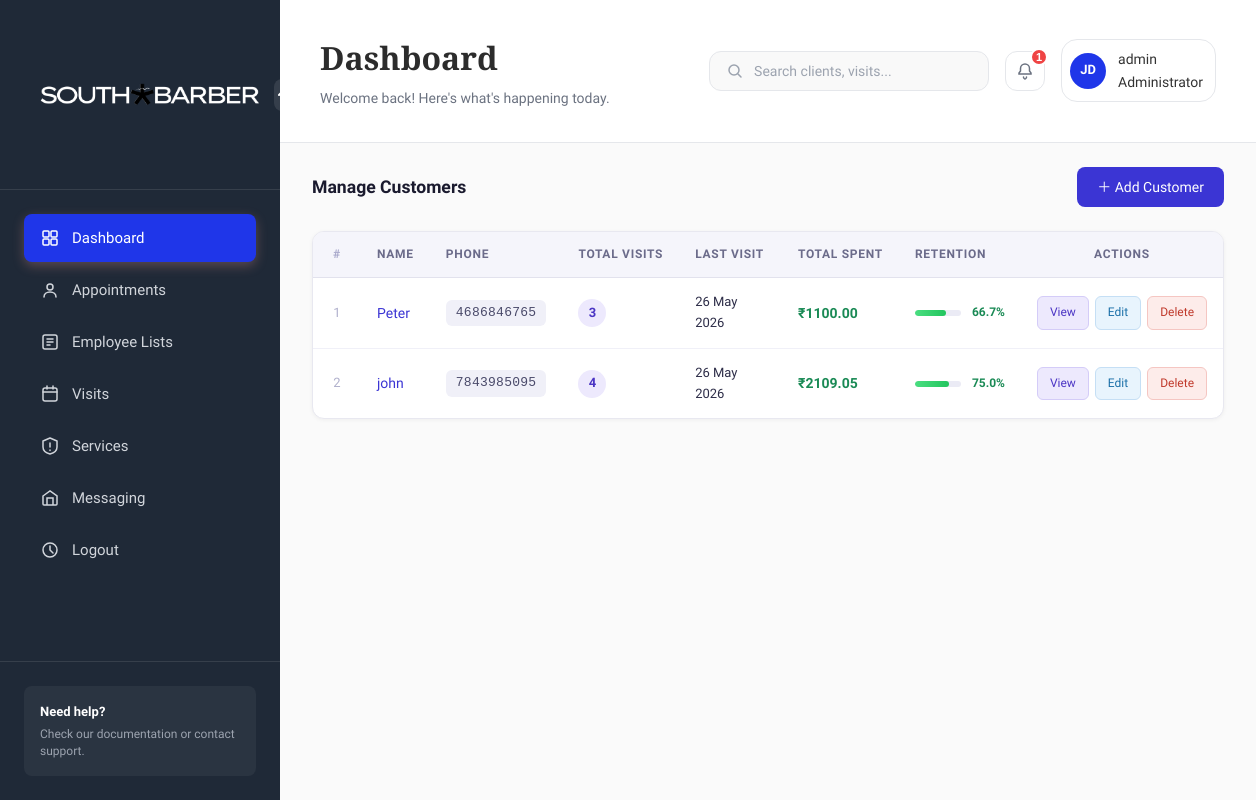
Page /adminsection/customerlist/ (signed in) on the committed database.
### adminsection/models.py (models this page shows, shortened)
class User(AbstractUser):
    ROLE_CHOICES = (
        ('ADMIN', 'Admin'),
        ('MANAGER', 'Manager'),
        ('EMPLOYEE', 'Employee'),
        ('CUSTOMER', 'Customer'),
    )
    Role = models.CharField(max_length=20, choices=ROLE_CHOICES)
    Store = models.ForeignKey(Store, on_delete=models.SET_NULL, null=True, blank=True)

class Customer(models.Model):
    PhoneID = models.UUIDField(primary_key=True, default=uuid.uuid4)
    PhoneNumber = models.CharField(max_length=15, unique=True)
    Name = models.CharField(max_length=150)
    Note = models.TextField(blank=True)
    CreateDate = models.DateTimeField(auto_now_add=True)
    UpdateDate = models.DateTimeField(auto_now=True)
    @property
    def total_visits(self):
        return self.visits.count()
    @property
    def return_visits(self):
        return max(self.visits.count() - 1, 0)
    @property
    def retention_rate(self):
        total = self.total_visits
        if total <= 1:
            return 0.0
        return round((self.return_visits / total) * 100, 1)
    @property
    def last_visit(self):
        visit = self.visits.order_by('-VisitDate').first()
        return visit.VisitDate if visit else None
    @property
    def total_spent(self):
        return sum(v.final_amount for v in self.visits.all())

class Visit(models.Model):
    DISCOUNT_TYPE_CHOICES = (
        ('PERCENT', 'Percentage (%)'),
        ('AMOUNT', 'Fixed Amount (₹)'),
    )
    Customer = models.ForeignKey(
        Customer,
        on_delete=models.CASCADE,
        related_name='visits'
    )
    VisitDate = models.DateTimeField(default=timezone.now)
    BillAmount = models.DecimalField(max_digits=10, decimal_places=2)
    DiscountType = models.CharField(
        max_length=10,
        choices=DISCOUNT_TYPE_CHOICES,
        default='PERCENT'
    )
    DiscountValue = models.DecimalField(
        max_digits=10,
        decimal_places=2,
        default=0,
        help_text="Enter % value or flat ₹ amount depending on DiscountType"
    )
    Note = models.TextField(blank=True)
    class Meta:
        ordering = ['-VisitDate']
    @property
    def discount_amount(self):
        if self.DiscountType == 'PERCENT':
            return round(self.BillAmount * self.DiscountValue / 100, 2)
        return self.DiscountValue  # already a flat amount
    @property
    def final_amount(self):
        return max(self.BillAmount - self.discount_amount, 0)

### adminsection/views.py (the view)
# urls.py: path('customerlist/', views.customerlist, name='customerlist'),
@staff_member_required
def customerlist(request):
    CustomerList = Customer.objects.order_by('-CreateDate')
    letters = list(string.ascii_uppercase)
    customers_with_letters = []
    for i, customer in enumerate(CustomerList):
        letter_id = letters[i % 26]
        customers_with_letters.append({
            'customer': customer,
            'letter_id': letter_id
        })
    return render(request, 'adminsection/customer-list.html', {'customers_with_letters': customers_with_letters})

### templates/adminsection/customer-list.html (shortened to what this page needs)
{% extends 'adminsection/base.html' %}
{% load static %}
{% block content %}
<div id="page-wrapper">
  <div class="main-page">
    <div class="customers-wrapper">
      <div class="customers-header">
        <h3>Manage Customers</h3>
        <a href="{% url 'addcustomer' %}" class="btn-add-customer">
          ＋ Add Customer
        </a>
      </div>
      <div class="customers-table-card">
        <table class="customers-table">
          <thead>
            <tr>
              <th>#</th>
              <th>Name</th>
              <th>Phone</th>
              <th>Total Visits</th>
              <th>Last Visit</th>
              <th>Total Spent</th>
              <th>Retention</th>
              <th style="text-align:center;">Actions</th>
            </tr>
          </thead>
          <tbody>
            {% for item in customers_with_letters %}
            <tr>
              <td>{{ forloop.counter }}</td>
              <td>
                <a href="{% url 'customer_detail' item.customer.PhoneID %}" class="customer-name-link">
                  {{ item.customer.Name }}
                </a>
              </td>
              <td>
                <span class="phone-badge">{{ item.customer.PhoneNumber }}</span>
              </td>
              <td>
                <span class="visits-pill">{{ item.customer.total_visits }}</span>
              </td>
              <td class="date-cell">
                {% if item.customer.last_visit %}
                  {{ item.customer.last_visit|date:"d M Y" }}
                {% else %}
                  <span style="color:#c0c0d8;">—</span>
                {% endif %}
              </td>
              <td>
                <span class="spent-amount">₹{{ item.customer.total_spent }}</span>
              </td>
              <td>
                <div class="retention-bar-wrap">
                  <div class="retention-bar">
                    <div class="retention-fill" style="width: {{ item.customer.retention_rate }}%;"></div>
                  </div>
                  <span class="retention-label">{{ item.customer.retention_rate }}%</span>
                </div>
              </td>
              <td>
                <div class="action-cell" style="justify-content:center;">
                  <a href="{% url 'customer_detail' item.customer.PhoneID %}" class="btn-view">
                    View
                  </a>
                  <a href="{% url 'editcustomer' item.customer.PhoneID %}" class="btn-edit">
                    Edit
                  </a>
                  <a href="{% url 'deletecustomer' item.customer.PhoneID %}"
                     class="btn-delete"
                     onclick="return confirm('Delete this customer?');">
                    Delete
                  </a>
                </div>
              </td>
            </tr>
            {% empty %}
            <tr>
              <td colspan="8" class="empty-state">No customers found. Add your first customer to get started.</td>
            </tr>
            {% endfor %}
          </tbody>
        </table>
      </div>
    </div>
  </div>
</div>
{% endblock %}

### templates/adminsection/base.html (shortened to what this page needs)
{% load static %}
<!DOCTYPE html>
<html lang="en">
<head>
    <link rel="stylesheet" href="{% static 'css/styles.css' %}">
</head>
<body>
    <html class="app-container">
        <aside class="sidebar">
            <div class="sidebar-header">
                <div class="logo">
                    <img src="{% static 'images/SOUTH BARBER LOGO.png' %}" alt="South Barber Logo" style="width:250px; height:125px;">
                </div>
                <button class="sidebar-toggle">
                    <svg width="20" height="20" viewBox="0 0 20 20" fill="none">
                        <path d="M15 10L10 5L5 10" stroke="currentColor" stroke-width="2" stroke-linecap="round"/>
                    </svg>
                </button>
            </div>
            <nav class="sidebar-nav">
                <a href="{% url 'dashboard' %}" class="nav-item active">
                    <span>Dashboard</span>
                </a>
                <a href="{% url 'allappointment' %}" class="nav-item">
                    <svg width="20" height="20" viewBox="0 0 20 20" fill="none">
                        <circle cx="10" cy="7" r="3" stroke="currentColor" stroke-width="1.5"/>
                        <path d="M4 17C4 14 6.5 12 10 12C13.5 12 16 14 16 17" stroke="currentColor" stroke-width="1.5" stroke-linecap="round"/>
                    </svg>
                    <span>Appointments</span>
                </a>
                <a href="{% url 'employeelist' %}" class="nav-item">
                    <svg width="20" height="20" viewBox="0 0 20 20" fill="none">
                        <rect x="3" y="3" width="14" height="14" rx="2" stroke="currentColor" stroke-width="1.5"/>
                        <path d="M7 7H13M7 10H13M7 13H10" stroke="currentColor" stroke-width="1.5" stroke-linecap="round"/>
                    </svg>
                    <span>Employee Lists</span>
                </a>
                <a href="{% url 'customerlist' %}" class="nav-item">
                    <svg width="20" height="20" viewBox="0 0 20 20" fill="none">
                        <rect x="3" y="4" width="14" height="13" rx="2" stroke="currentColor" stroke-width="1.5"/>
                        <path d="M7 2V5M13 2V5M3 8H17" stroke="currentColor" stroke-width="1.5" stroke-linecap="round"/>
                    </svg>
                    <span>Visits</span>
                </a>
                <a href="{% url 'manageservices' %}" class="nav-item">
                    <svg width="20" height="20" viewBox="0 0 20 20" fill="none">
                        <path d="M3 5L10 2L17 5V11C17 14.5 14 17 10 18C6 17 3 14.5 3 11V5Z" stroke="currentColor" stroke-width="1.5" stroke-linejoin="round"/>
                        <path d="M10 7V11M10 14V14.5" stroke="currentColor" stroke-width="1.5" stroke-linecap="round"/>
                    </svg>
                    <span>Services</span>
                </a>
                <a href="#" class="nav-item">
                    <svg width="20" height="20" viewBox="0 0 20 20" fill="none">
                        <path d="M3 8L10 3L17 8V16C17 16.5 16.5 17 16 17H4C3.5 17 3 16.5 3 16V8Z" stroke="currentColor" stroke-width="1.5"/>
                        <path d="M13 17V10H7V17" stroke="currentColor" stroke-width="1.5"/>
                    </svg>
                    <span>Messaging</span>
                </a>
                <a href="{% url 'logout' %}" class="nav-item">
                    <svg width="20" height="20" viewBox="0 0 20 20" fill="none">
                        <circle cx="10" cy="10" r="7" stroke="currentColor" stroke-width="1.5"/>
                        <path d="M10 6V10L13 13" stroke="currentColor" stroke-width="1.5" stroke-linecap="round"/>
                    </svg>
                    <span>Logout</span>
                </a>
            </nav>
            <div class="sidebar-footer">
                <div class="help-section">
                    <p class="help-title">Need help?</p>
                    <p class="help-text">Check our documentation or contact support.</p>
                </div>
            </div>
        </aside>
        <main class="main-content">
            <header class="header">
                <div class="header-left">
                    <h1 class="page-title">Dashboard</h1>
                    <p class="page-subtitle">Welcome back! Here's what's happening today.</p>
                </div>
                <div class="header-right">
                    <div class="search-box">
                        <svg width="18" height="18" viewBox="0 0 18 18" fill="none">
                            <circle cx="8" cy="8" r="5" stroke="currentColor" stroke-width="1.5"/>
                            <path d="M12 12L15 15" stroke="currentColor" stroke-width="1.5" stroke-linecap="round"/>
                        </svg>
                        <input type="text" placeholder="Search clients, visits...">
                    </div>
                    <button class="notification-btn">
                        <svg width="20" height="20" viewBox="0 0 20 20" fill="none">
                            <path d="M10 3C7.5 3 5.5 5 5.5 7.5V10L4 12V13H16V12L14.5 10V7.5C14.5 5 12.5 3 10 3Z" stroke="currentColor" stroke-width="1.5"/>
                            <path d="M8.5 16C8.5 17 9.5 18 10 18C10.5 18 11.5 17 11.5 16" stroke="currentColor" stroke-width="1.5" stroke-linecap="round"/>
                        </svg>
                        <span class="notification-badge">1</span>
                    </button>
                    <div class="user-menu">
                        {% if request.user.is_authenticated %}
                        <div class="user-avatar">JD</div>
                        <span class="user-name">
                            <p>{{ user.username }}</p>
                            {% if request.user.is_superuser %}
                            <span>Administrator </span>
                            {% else %}
                            <span>Staff</span>
                            {% endif %}
                                </span>
                        </div>
                        {% endif %}
                </div>
            </header>
            {% block content %}
            {% endblock %}
    </main>
</html>

### templates/adminsection/customer-list.html (style rules this page uses)
.customers-wrapper { padding: 1.5rem 2rem; }
.customers-header { display: flex; align-items: center; justify-content: space-between; margin-bottom: 1.5rem; }
.customers-header h3 { font-size: 1.1rem; font-weight: 600; color: #1a1a2e; margin: 0; }
.btn-add-customer { display: inline-flex; align-items: center; gap: 6px; background: #3b35d4; color: #fff; padding: 9px 20px; border-radius: 8px; font-size: 14px; font-weight: 500; text-decoration: none; transition: background 0.2s; }
.customers-table-card { background: #fff; border-radius: 12px; border: 1px solid #e8e8f0; overflow: hidden; box-shadow: 0 1px 4px rgba(0,0,0,0.05); }
.customers-table { width: 100%; border-collapse: collapse; font-size: 14px; }
.customers-table thead tr { background: #f5f5fb; border-bottom: 1.5px solid #e2e2ed; }
.customers-table thead th { padding: 13px 16px; text-align: left; font-size: 12px; font-weight: 600; text-transform: uppercase; letter-spacing: 0.06em; color: #6b6b8a; white-space: nowrap; }
.customers-table thead th:first-child { width: 48px; text-align: center; color: #aaaacc; }
.customers-table tbody tr { border-bottom: 1px solid #f0f0f8; transition: background 0.15s; }
.customers-table tbody tr:last-child { border-bottom: none; }
.customers-table td { padding: 14px 16px; color: #2d2d48; vertical-align: middle; }
.customers-table td:first-child { text-align: center; color: #b0b0cc; font-size: 13px; font-weight: 500; }
.customer-name-link { color: #3b35d4; font-weight: 500; text-decoration: none; }
.phone-badge { display: inline-block; background: #f0f0f8; color: #4a4a6a; border-radius: 6px; padding: 3px 10px; font-size: 13px; font-family: monospace; letter-spacing: 0.02em; }
.visits-pill { display: inline-flex; align-items: center; justify-content: center; width: 28px; height: 28px; border-radius: 50%; background: #ede9fd; color: #4b35c4; font-size: 13px; font-weight: 600; }
.spent-amount { font-weight: 600; color: #1a8a55; }
.retention-bar-wrap { display: flex; align-items: center; gap: 8px; min-width: 90px; }
.retention-bar { flex: 1; height: 6px; background: #ebebf5; border-radius: 99px; overflow: hidden; }
.retention-fill { height: 100%; background: linear-gradient(90deg, #4ade80, #22c55e); border-radius: 99px; }
.retention-label { font-size: 12px; font-weight: 600; color: #1a8a55; min-width: 36px; text-align: right; }
.date-cell { color: #5a5a7a; font-size: 13px; }
.action-cell { display: flex; align-items: center; gap: 6px; }
.btn-view { display: inline-flex; align-items: center; gap: 4px; padding: 6px 12px; border-radius: 6px; font-size: 12px; font-weight: 500; text-decoration: none; background: #ede9fd; color: #4b35c4; border: 1px solid #d4ccf8; transition: background 0.15s; }
.btn-edit { display: inline-flex; align-items: center; gap: 4px; padding: 6px 12px; border-radius: 6px; font-size: 12px; font-weight: 500; text-decoration: none; background: #e8f4fd; color: #1a6fa8; border: 1px solid #c5dff5; transition: background 0.15s; }
.btn-delete { display: inline-flex; align-items: center; gap: 4px; padding: 6px 12px; border-radius: 6px; font-size: 12px; font-weight: 500; text-decoration: none; background: #fdecea; color: #c0392b; border: 1px solid #f5c6c2; transition: background 0.15s; }

### rows in the picture
User: username "admin"
Customer: customer.Name "Peter", customer.PhoneNumber "4686846765", customer.total_visits "3", customer.last_visit "26 May 2026", customer.total_spent "1100.00", customer.retention_rate "66.7"
Customer: customer.Name "john", customer.PhoneNumber "7843985095", customer.total_visits "4", customer.last_visit "26 May 2026", customer.total_spent "2109.05", customer.retention_rate "75.0"
